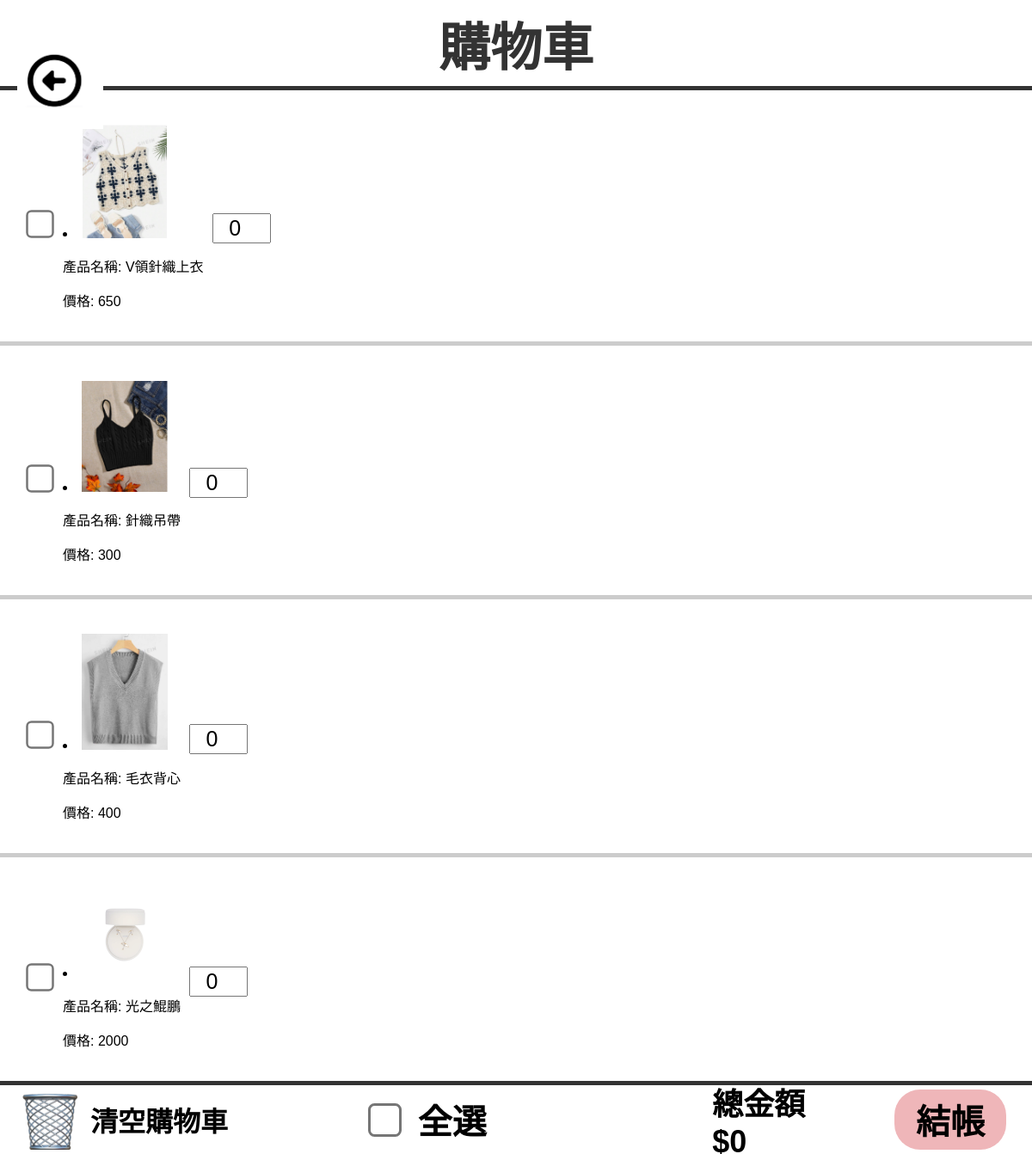
Screenshot of /shopcar/ (signed in) with the database file from the repository.
### mysite/models.py (models this page shows, shortened)
class shoppingCart(models.Model):
    member_id = models.ForeignKey(Member, on_delete=models.CASCADE)#on_delete=models.CASCADE 就是檢查參照完整性
    product_id = models.ForeignKey(Product,on_delete=models.CASCADE)
    orderQua = models.CharField(max_length=10,default=0)

class Product(models.Model):
    name = models.CharField(max_length=100)
    image = models.ImageField(upload_to='product_images/', default='default.jpg')  # 定義默認值
    price = models.CharField(max_length=20,default='0')
    color = models.CharField(max_length=20,default='商品顏色')
    description = models.TextField()
    quantity = models.IntegerField(default=0)
    category = models.CharField(max_length=10,default="man")

### mysite/views.py (the view)
# urls.py: path('shopcar/',mv.shopcar,name="shopcar"),
def shopcar(request):
    member_id = request.user.id
    if member_id:
        cart_items = shoppingCart.objects.filter(member_id_id=member_id)
        return render(request, 'shopcar.html', {'cart_items': cart_items})
    else:
        return redirect('login')

### templates/shopcar.html (shortened to what this page needs)
{% load static %}
<!DOCTYPE html>
<html lang="en">
<head>
    <link rel="stylesheet" href="{% static 'css/shopcar.css' %}">
</head>
<body>
    <div class="top">
        <a href="{% url 'home' %}">
        <img class="back" src="{% static 'images/back.png' %}" alt="">
        </a>
        <p id="tt">購物車</p>
    </div>
    {% for item in cart_items %}
    <div class="product">
        <div class="pro1">
            <tr>
                <input class="check" type="checkbox" name="item1"  onchange="calculateTotal(); checkAllSelected()">
            <li>
                <img src="{{ item.product_id.image.url }}" alt="{{ item.product_id.name }}" style="width: 100px; height: auto;">
                <p>產品名稱: {{ item.product_id.name }}</p>
                <p>價格: {{ item.product_id.price }}</p>
            </li>
                    <div class="quantity-container">
                        <input type="number" class="quantity" id="quantity1" name="quantity1" min="0" max="100" value="0" onchange="calculateTotal()">
                    </div>
                </div>
                {% endfor %}
        </div>
        <div class="bottom">
            <div class="trash-b" onclick="resetCart()">
                <img class="trash" src="{% static 'images/trash.png' %}" alt="">
                <p id="trash-t">清空購物車</p>
            </div>
            <div class="all-b">
                <input id="check-all" type="checkbox" name="itemAll" onclick="toggleAll(this)">
                <p id="all-t">全選</p>
            </div>
            <div class="tot-b">
                <p id="tot-t">總金額$0</p>
                <a href="{% url 'pay' %}">
                <button type="button" id="tot-bu">結帳</button>
                </a>
            </div>
        </div>
    </div>
</body>
</html>

### static/css/shopcar.css (style rules this page uses)
body { font-family: Arial, sans-serif; background-color: #f9f9f9; margin: 0; padding: 0; }
.top { width: 100%; height: 100px; display: flex; align-items: center; justify-content: center; position: relative; border-bottom: 5px solid #333; background-color: #fff; }
.back { width: 100px; height: 100px; position: absolute; left: 20px; cursor: pointer; }
#tt { font-size: 60px; font-weight: bolder; color: #333; }
.product { width: 100%; padding: 20px 0; background-color: #fff; }
.pro1 { display: flex; align-items: center; border-bottom: 5px solid #ccc; padding: 20px; }
.check { transform: scale(2.5); margin-right: 20px; margin-left: 20px; }
.quantity-container { display: flex; align-items: center; margin-top: 10px; }
.quantity-container input { width: 60px; text-align: center; margin: 0 10px; font-size: 25px; }
.bottom { width: 100%; height: 80px; display: flex; align-items: center; border-top: 5px solid #333; position: fixed; bottom: 0; left: 0; background-color: white; padding: 0 20px; }
.trash-b { display: flex; align-items: center; cursor: pointer; flex: 1; }
.trash-b img { width: 70px; height: 70px; }
#trash-t { font-size: 32px; font-weight: bold; margin-left: 15px; }
.all-b { display: flex; align-items: center; margin-left: 25px; flex: 1; }
#check-all { transform: scale(3); margin-right: 32px; }
#all-t { font-size: 40px; font-weight: bold; }
.tot-b { display: flex; align-items: center; flex: 1; justify-content: flex-end; }
#tot-t { font-size: 36px; font-weight: bold; margin-right: 80px; }
#tot-bu { width: 130px; height: 70px; font-size: 40px; margin-right: 50px; background-color: rgb(239, 182, 185); border: none; border-radius: 30px; font-weight: bold; cursor: pointer; }

### rows the page displays
shoppingCart: product_id.image (picture), product_id.name "V領針織上衣", product_id.price "650"
shoppingCart: product_id.image (picture), product_id.name "針織吊帶", product_id.price "300"
shoppingCart: product_id.image (picture), product_id.name "毛衣背心", product_id.price "400"
shoppingCart: product_id.image (picture), product_id.name "光之鯤鵬", product_id.price "2000"
